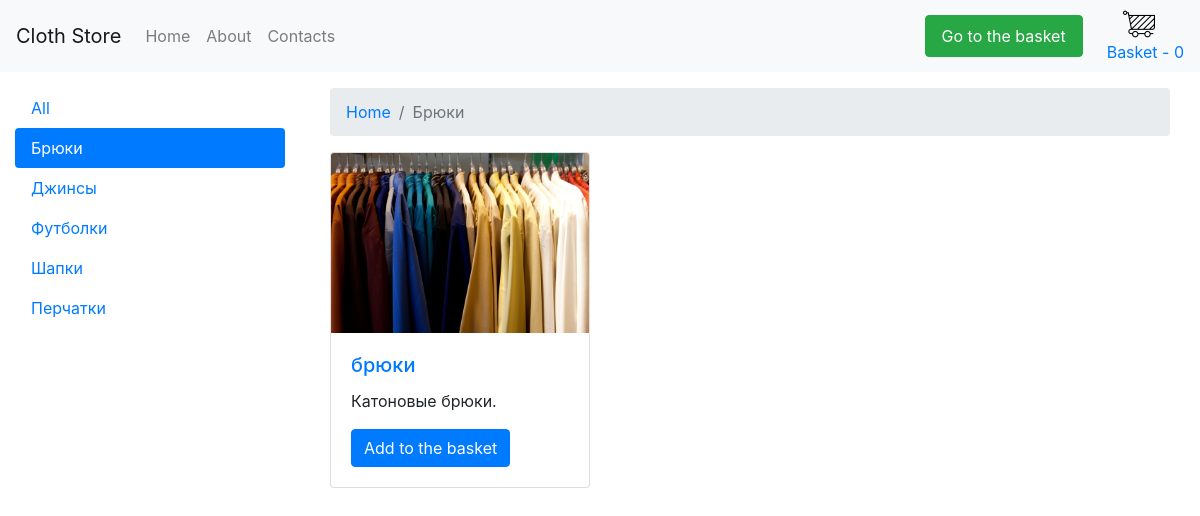
The page /category.php?id=1 on the database as committed earlier.
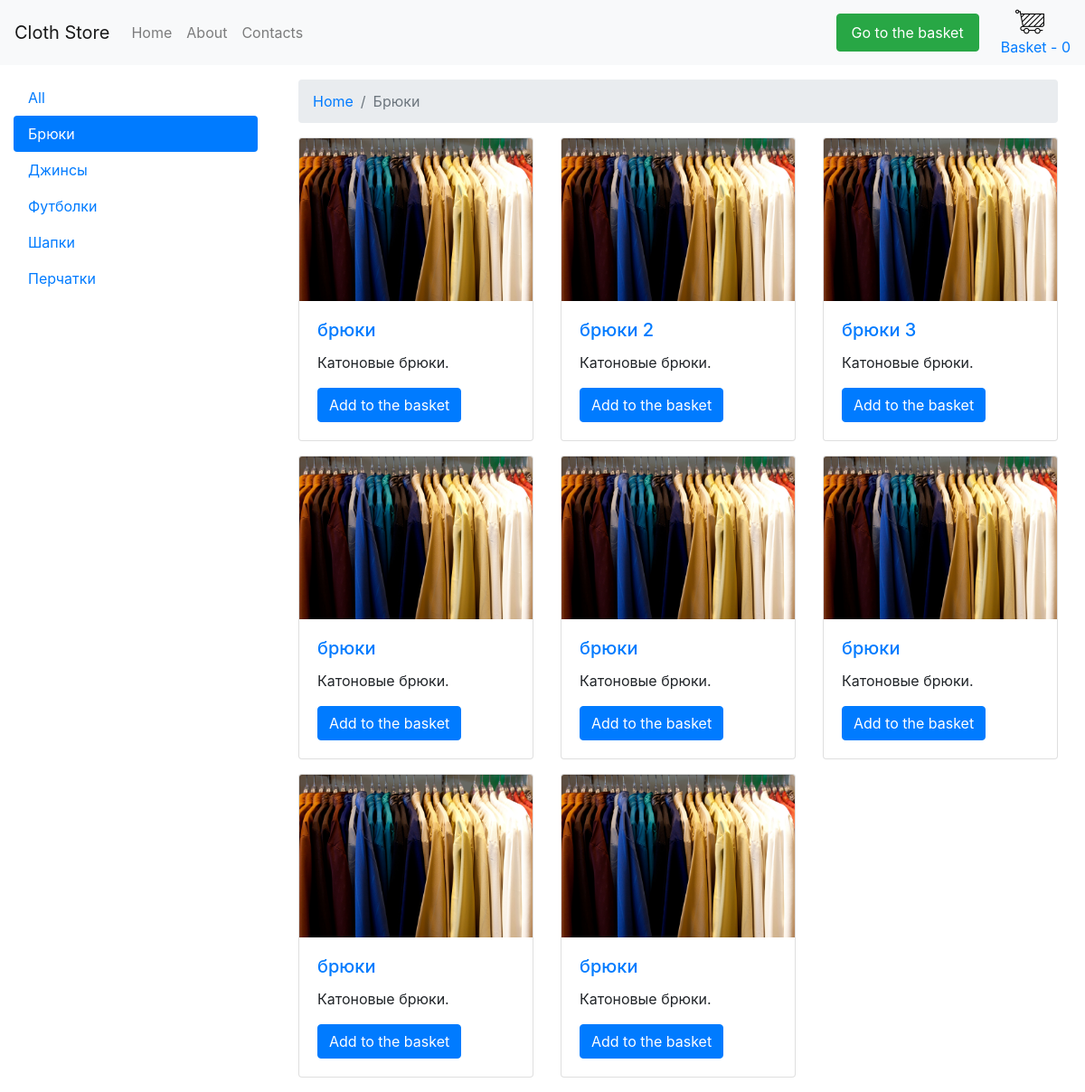
The same page on the database as committed later.
### tables this page shows
CREATE TABLE `category` (
  `id` int(11) NOT NULL,
  `title` varchar(255) NOT NULL
);

CREATE TABLE `products` (
  `id` int(11) NOT NULL,
  `title` varchar(255) NOT NULL,
  `description` text NOT NULL,
  `content` text NOT NULL,
  `category_id` int(11) NOT NULL,
  `image` varchar(255) NOT NULL
);

### parts/product-card.php (the view)
<div class="col-4 mb-3">
	<div class="card">
		<a href="product.php?id=<?php echo $product["id"]; ?>">
			<img src="img/1.jpg" class="card-img-top" alt="...">
		</a>
		<div class="card-body">
			<a href="product.php?id=<?php echo $product["id"]; ?>" class="text-decoration-none">
				<h5 class="card-title"><?php echo $product["title"]; ?></h5>
			</a>
			<p class="card-text"><?php echo $product["description"]; ?></p>
			<button class="btn btn-primary add-basket" data-id="<?php echo $product["id"] ?>">Add to the basket</button>
		</div>
	</div>
</div>

### parts/head.php (shortened to what this page needs)
<!DOCTYPE html>
<html lang="en">
<head>
	<link rel="stylesheet" type="text/css" href="/assets/style/style.css">
	<link rel="stylesheet" href="/bootstrap/css/bootstrap.min.css">
</head>
<body>
<nav class="navbar navbar-expand-lg navbar-light bg-light">
  <a class="navbar-brand" href="/">Cloth Store</a>
  <div class="collapse navbar-collapse" id="navbarSupportedContent">
    <ul class="navbar-nav mr-auto">
      <li class="nav-item <?php if($page == "home"){ echo "active"; }?>">
        <a class="nav-link" href="/">Home </a>
      </li>
      <li class="nav-item <?php if($page == "about"){ echo "active"; }?>">
        <a class="nav-link" href="/pages/about.php">About</a>
      </li>
      <li class="nav-item <?php if($page == "contacts"){ echo "active"; }?>">
        <a class="nav-link" href="/pages/contacts.php">Contacts</a>
      </li>
    </ul>
	<div class="my-lg-0 ml-4">
	<a class="nav-link btn btn-success" href="/pages/basket.php">Go to the basket</a>
	</div>
	<div class="my-lg-0 ml-4">
		<a class="no-text-decoration grey-link" href="/pages/basket.php">
			<img src="/img/basket.png" class=" ml-3" alt="..." style="width:32px;">
			<?php
			$quant = 0;
			?>
			<div class="cart-item">
			<span class="display-6">Basket - </span><span id="count-basket"><?php echo $quant; ?></span>
		</div>
		</a>
	</div>
  </div>
</nav>
<div class="container-fluid pt-3">
	<div class="row">
		<div class="col-3">
		<?php
			include $_SERVER['DOCUMENT_ROOT'] . "/parts/category-nav.php";
		?>
		</div>
		<div class="col-9">
			<div class="container">

### parts/category-nav.php
<div class="nav flex-column nav-pills" id="v-pills-tab" role="tablist" aria-orientation="vertical">
	<?php
	$categorySql = "SELECT * FROM category";
	$categoryResult = $connect -> query($categorySql);
	if(isset($_GET["id"])){
		echo "<a class='nav-link' href='/'>All</a>";
	}else{
		echo "<a class='nav-link active' href='/'>All</a>";
	}
	while($category = mysqli_fetch_assoc($categoryResult)){
		if(isset($_GET["id"]) && $_GET["id"] == $category["id"]){
			echo "<a class='nav-link active' href='/category.php?id=" . $category["id"] . "'>" . $category["title"] . "</a>";
		}else{
			echo "<a class='nav-link' href='/category.php?id=" . $category["id"] . "'>" . $category["title"] . "</a>";
		}
	}
	?>
</div>

### category.php (shortened to what this page needs)
<?php
include $_SERVER['DOCUMENT_ROOT'] . "/configs/db.php";
include $_SERVER['DOCUMENT_ROOT'] . "/parts/head.php";
$categorySql = "SELECT * FROM category WHERE id=" . $_GET["id"];
$categoryResult = $connect -> query($categorySql);
$category = mysqli_fetch_assoc($categoryResult);
?>
<nav aria-label="breadcrumb">
  <ol class="breadcrumb">
    <li class="breadcrumb-item">
	 	<a href="/">Home</a>
	 </li>
    <li class="breadcrumb-item active" aria-current="page">
	 <?php echo $category["title"] ?>
	 </li>
  </ol>
</nav>
<div class="row">
	<?php
	$productSql = "SELECT * FROM products WHERE category_id=" . $_GET["id"];
	$productResult = $connect -> query($productSql);
	while($product = mysqli_fetch_assoc($productResult)){
		include "parts/product-card.php";
	}
	?>
</div>
<?php
include $_SERVER['DOCUMENT_ROOT'] . "/parts/footer.php";
?>

### parts/footer.php (shortened to what this page needs)
			</div>
		</div>
	</div>
</div>
</body>
</html>

### assets/style/style.css (style rules this page uses)
.card-img-top { width: 100%; height: 15vw; object-fit: cover; }

Rows that differ between the two databases and show on the page:
added products: title "брюки 2", description "Катоновые брюки."
added products: title "брюки 3", description "Катоновые брюки."
added products: title "брюки", description "Катоновые брюки."
added products: title "брюки", description "Катоновые брюки."
added products: title "брюки", description "Катоновые брюки."
added products: title "брюки", description "Катоновые брюки."
added products: title "брюки", description "Катоновые брюки."
